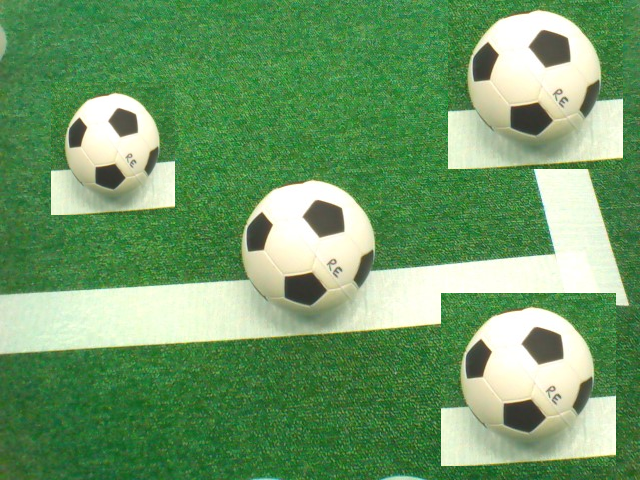
#> input picture multiple_balls.png, 640 x 480 px
$ jupyter execute proposals.ipynb
#> lines starting #> are read from the running program, lines starting #| are printed output that depends on the picture; after the words box and inside, x2 and y2 are one past the last pixel; in counts of white or black regions, pixels touching at a corner belong together
[cell 1]
# import the necessary packages
from collections import deque
from imutils.video import VideoStream
import numpy as np
import argparse
import cv2
import imutils
from skimage.morphology import erosion, dilation, opening, closing
import time
import cv2
import numpy as np
import matplotlib.pyplot as plt
from matplotlib.colors import hsv_to_rgb
from PIL import Image
from IPython.display import Image as IPImage, display
import itertools

[cell 2]
#Parameters
h_threshold = 120  # param
s_threshold = 80    # param
v_threshold = 80   # param
iterat_erode = 1 #param
k_erode = 2 #param
iterat_dilate = 1 #param
k_dilate = 5 #param
ratio_limit = 1.5 #param
white_threshold = 75  #param
white_pixel_ratio_threshold = 0 #param

[cell 3]
#Functions
#Visualize function
def visualize(image, gray = False, hsv_rep = False):
    plt.figure(figsize=(10, 5))

    if hsv_rep and not gray:
        img = cv2.cvtColor(image, cv2.COLOR_HSV2BGR)
        plt.imshow(img)

    elif not hsv_rep and gray:
        plt.imshow(image, cmap='gray')

    else:
        plt.imshow(image)

    plt.show()


#Calculate distances between centers
def calculate_distance(point1, point2):
    return np.sqrt((point1[0] - point2[0])**2 + (point1[1] - point2[1])**2)

#For creating groups of contours
def add_to_group(first, second, groups, sorted_indices, sorted_distances, pair_index):
    if len(groups)==0 or all(first != sublist[0] for sublist in groups): #checks if that contour hasn't appear yet and calculate its own group
        group = [first, second]

        for other_pair in sorted_indices:
            (other_first, other_second) = other_pair
            if (other_first == first and all(other_second != group_members for group_members in group)):
                other_pair_index = sorted_indices.index(other_pair)
                other_distance = sorted_distances[other_pair_index][2]
                if other_distance < ratio_limit*sorted_distances[pair_index][2]:
                    group.append(other_second)

            elif (other_second == first and all(other_first != group_members for group_members in group)):
                other_pair_index = sorted_indices.index(other_pair)
                other_distance = sorted_distances[other_pair_index][2]
                if other_distance < ratio_limit*sorted_distances[pair_index][2]:
                    other_distance < ratio_limit*sorted_distances[pair_index][2]
                    group.append(other_first)
        groups.append(group)


#For eliminating repetitive groups. For example: [1,2] and [2,1]
def are_sublists_equal(sublist1, sublist2):
    return sorted(sublist1) == sorted(sublist2)

[cell 4]
def get_proposals(image_path, visual = False):
#> called with image_path = 'multiple_balls.png', visual = True
    frame = cv2.imread(image_path)
#> frame is the input picture: shape (480, 640, 3); mean B, G, R 103.6, 154.8, 110
    frame = cv2.cvtColor(frame, cv2.COLOR_RGB2BGR)
    hsv = cv2.cvtColor(frame, cv2.COLOR_BGR2HSV)
#> hsv: shape (480, 640, 3); mean H, S, V 67, 106.1, 155.3

    # Create masks for each channel
    h_mask = hsv[:, :, 0] < h_threshold
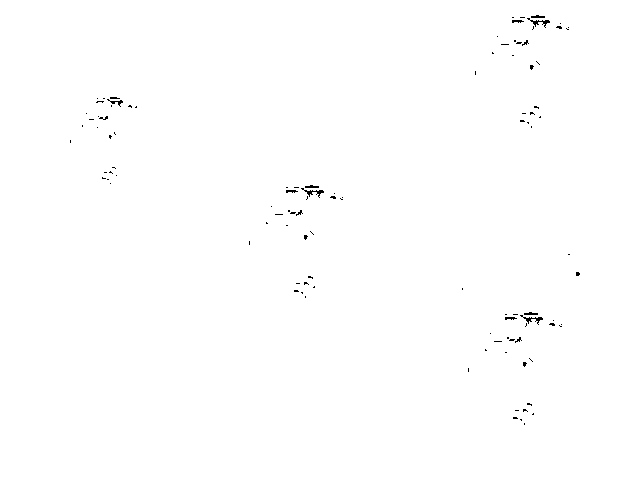
#> h_mask: shape (480, 640) bool; 99.7% white; black in thin lines or dots, all inside (x1, y1, x2, y2) = (70, 15, 580, 425)
    s_mask = hsv[:, :, 1] < s_threshold
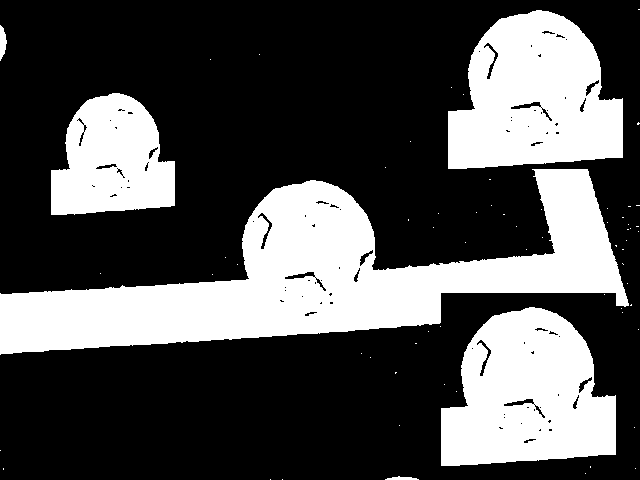
#> s_mask: shape (480, 640) bool; 32.4% white; 67 white regions (61 under 20 px), largest, box (x1, y1, x2, y2) and area: (0, 169, 629, 355) 47487, (448, 10, 623, 169) 20360, (441, 307, 616, 466) 20360, (51, 93, 175, 215) 11119, (0, 25, 7, 61) 168, (385, 476, 419, 480) 86
    v_mask = hsv[:, :, 2] < v_threshold
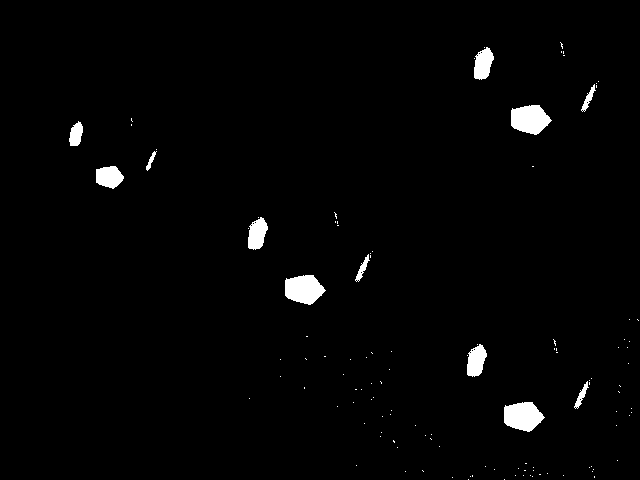
#> v_mask: shape (480, 640) bool; 1.8% white; 119 white regions (107 under 20 px), largest, box (x1, y1, x2, y2) and area: (511, 105, 552, 135) 890, (285, 275, 326, 305) 890, (504, 402, 545, 432) 890

    # Combine masks using logical AND operations
    combined_mask = v_mask & s_mask & h_mask
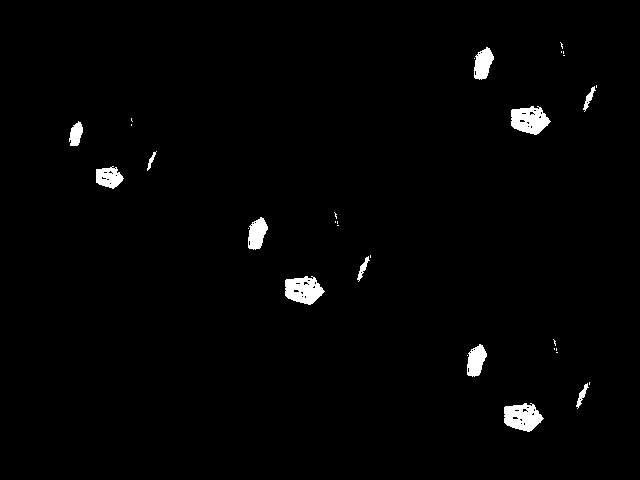
#> combined_mask: shape (480, 640) bool; 1.6% white; 32 white regions (20 under 20 px), largest, box (x1, y1, x2, y2) and area: (511, 106, 551, 135) 793, (285, 276, 325, 305) 793, (504, 403, 544, 432) 793

    # Create the final mask
    mask_inv = np.ones_like(combined_mask, dtype=np.uint8) * 255
    mask_inv[combined_mask] = 0
    mask = cv2.bitwise_not(mask_inv)

    #Erosion and dilation
    kernel_erode = np.ones((k_erode, k_erode), np.uint8)
    kernel_dilate = np.ones((k_dilate, k_dilate), np.uint8)
    mask1 = cv2.erode(mask, kernel_erode, iterat_erode)
    mask2 = cv2.dilate(mask1, kernel_dilate, iterat_dilate)

    # Find contours
    contours, _ = cv2.findContours(mask2, cv2.RETR_EXTERNAL, cv2.CHAIN_APPROX_SIMPLE)

    #FOR VISUALIZATION: For drawing contours
    for c in contours:
        cv2.drawContours(frame, [c], -1, (160, 34, 119), 2)
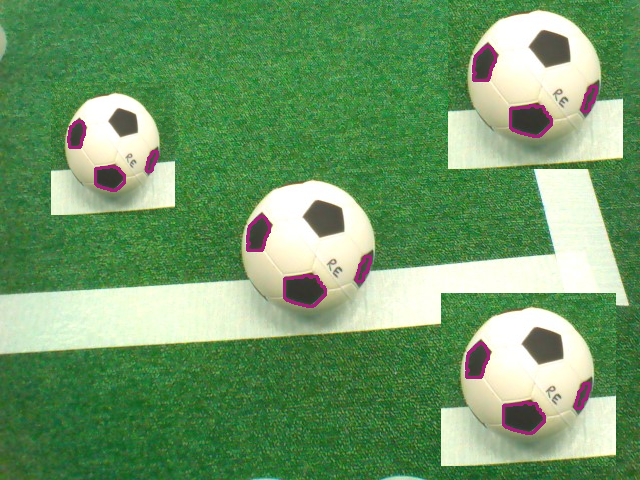
#> frame: shape (480, 640, 3); mean R, G, B 110.5, 153.9, 103.9

    distances = 999* np.ones((len(contours), len(contours)))

    #Center of each contour area
    points = []
    dictionary = {}
    for i in range(len(contours)):
        M1 = cv2.moments(contours[i])
        centroid1 = (int(M1['m10'] / M1['m00']), int(M1['m01'] / M1['m00']))
        points.append(centroid1)
        dictionary[str(centroid1)]= i
#> this loop made 12 passes
#> centroid1 on passes 1 to 12: (522, 417), (582, 395), (476, 360), (303, 290), (363, 268), (257, 233), (109, 177), (151, 160), (76, 134), (529, 120), (589, 98), (483, 63)
#> after the loop, dictionary = 12 items; points = [(522, 417), (582, 395), (476, 360), (303, 290), (363, 268), (257, 233), (109, 177), (151, 160), (76, 134), (529, 120), (589, 98), (483, 63)]

    #Distances between contours
    distances = []
    for pair in itertools.combinations(points, 2):
        distance = calculate_distance(pair[0], pair[1])
        distances.append((pair[0], pair[1], distance))
#> this loop made 66 passes
#> (pair, distance) on passes 1 to 12: (((522, 417), (582, 395)), 63.91), (((522, 417), (476, 360)), 73.25), (((522, 417), (303, 290)), 253.2), (((522, 417), (363, 268)), 217.9), (((522, 417), (257, 233)), 322.6), (((522, 417), (109, 177)), 477.7), (((522, 417), (151, 160)), 451.3), (((522, 417), (76, 134)), 528.2), (((522, 417), (529, 120)), 297.1), (((522, 417), (589, 98)), 326), (((522, 417), (483, 63)), 356.1), (((582, 395), (476, 360)), 111.6)
#> after the loop, distances = 66 items

    #Sorted by distance
    sorted_distances = sorted(distances, key=lambda x: x[2])
#> sorted_distances = 66 items
    sorted_indices = []
    for element in sorted_distances: #((108, 178), (76, 134), 54.405882034941776)
        first = dictionary[str(element[0])]
        second = dictionary[str(element[1])]
        sorted_indices.append((first, second))
#> this loop made 66 passes
#> (element, first, second) on passes 1 to 12: (((109, 177), (151, 160), 45.31), 6, 7), (((109, 177), (76, 134), 54.2), 6, 8), (((522, 417), (582, 395), 63.91), 0, 1), (((303, 290), (363, 268), 63.91), 3, 4), (((529, 120), (589, 98), 63.91), 9, 10), (((522, 417), (476, 360), 73.25), 0, 2), (((303, 290), (257, 233), 73.25), 3, 5), (((529, 120), (483, 63), 73.25), 9, 11), (((151, 160), (76, 134), 79.38), 7, 8), (((582, 395), (476, 360), 111.6), 1, 2), (((363, 268), (257, 233), 111.6), 4, 5), (((589, 98), (483, 63), 111.6), 10, 11)
#> after the loop, sorted_indices = 66 pairs, first value 0 to 10, second value 1 to 11

    #Group of contours
    groups = []
    for pair in sorted_indices:
        pair_index = sorted_indices.index(pair)
        (first, second) = pair
        add_to_group(first, second, groups, sorted_indices, sorted_distances, pair_index)
        add_to_group(second, first, groups, sorted_indices, sorted_distances, pair_index)
#> this loop made 66 passes
#> (first, second) on passes 9 to 20: (7, 8), (1, 2), (4, 5), (10, 11), (5, 7), (2, 4), (5, 6), (2, 3), (3, 7), (5, 8), (0, 4), (4, 9)
#> (first, second) on passes 1 to 6: (6, 7), (6, 8), (0, 1), (3, 4), (9, 10), (0, 2)

    #Eliminate groups that are equal. For example [1,2] and [2,1]
    unique_groups = []
    for sublist in groups:
        if not any(are_sublists_equal(sublist, existing_sublist) for existing_sublist in unique_groups):
            unique_groups.append(sublist)

    #Choosing as first proposals those that pass requirements of having enough white inside
    proposals_int = {}
    for group in unique_groups:
        group_contours = [contours[i] for i in group]
        # Concatenate all contours in the group
        group_contour = np.concatenate(group_contours)

        # Calculate minimum enclosing circle
        (x, y), radius = cv2.minEnclosingCircle(group_contour)
        center = (int(x), int(y))
        radius = int(radius)

        # Create a mask for the area encompassed by the circle
        mask_circle = np.zeros_like(frame, dtype=np.uint8)
        cv2.circle(mask_circle, center, radius, (255, 255, 255), thickness=-1)

        # Convert the mask to binary (0 or 255)
        mask_binary = cv2.cvtColor(mask_circle, cv2.COLOR_BGR2GRAY)

        # Calculate the ratio of white pixels in the circle area
        white_pixel_ratio = np.sum(frame[:, :, 2][mask_binary == 255] > white_threshold) / np.sum(mask_binary == 255)

        # Draw the circle only if the white pixel ratio is above the threshold
        if white_pixel_ratio > white_pixel_ratio_threshold:
            proposals_int[str(group)]=([center, radius])
#> this loop made 11 passes
#> (x, y, radius, center, white_pixel_ratio) on passes 1 to 11: (112, 146.1, 46, (111, 146), 0.834), (126, 167.5, 35, (126, 167), 0.875), (527.5, 373.6, 63, (527, 373), 0.831), (546, 403.5, 47, (546, 403), 0.86), (308.5, 246.6, 63, (308, 246), 0.831), (327, 276.5, 47, (327, 276), 0.86), (534.5, 76.63, 63, (534, 76), 0.831), (553, 106.5, 47, (553, 106), 0.86), (505.5, 387.5, 52, (505, 387), 0.806), (286.5, 260.5, 52, (286, 260), 0.806), (512.5, 90.5, 52, (512, 90), 0.806)
#> pass 1, in get_proposals, `mask_binary = cv2.cvtColor(mask_circle, cv2.COLOR_BGR2GRAY)`:
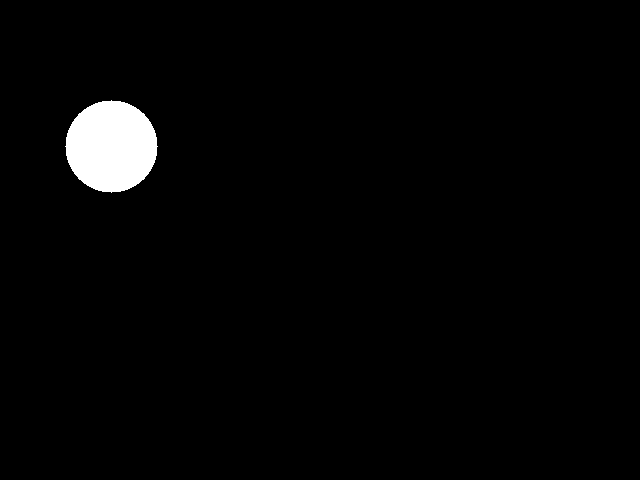
#> mask_binary: shape (480, 640); 2.2% white; 1 white region, box (x1, y1, x2, y2) and area: (65, 100, 158, 193) 6625
#> pass 2, in get_proposals, `mask_binary = cv2.cvtColor(mask_circle, cv2.COLOR_BGR2GRAY)`:
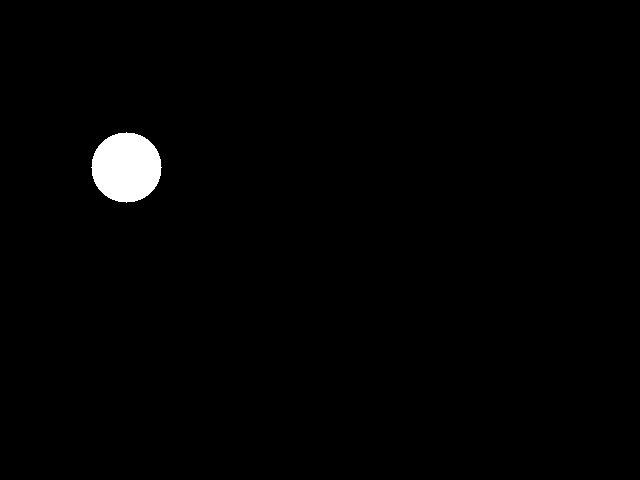
#> mask_binary: shape (480, 640); 1.3% white; 1 white region, box (x1, y1, x2, y2) and area: (91, 132, 162, 203) 3853
#> pass 3, in get_proposals, `mask_binary = cv2.cvtColor(mask_circle, cv2.COLOR_BGR2GRAY)`:
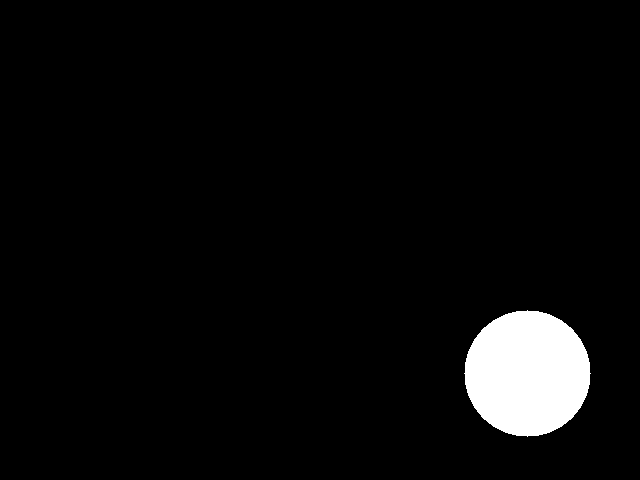
#> mask_binary: shape (480, 640); 4.1% white; 1 white region, box (x1, y1, x2, y2) and area: (464, 310, 591, 437) 12453
#> after the loop:
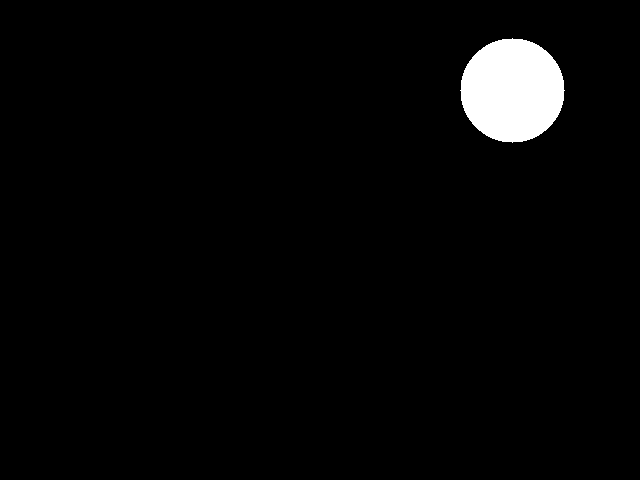
#> mask_circle: shape (480, 640, 3); 2.8% white; 1 white region, box (x1, y1, x2, y2) and area: (460, 38, 565, 143) 8497
#> after the loop, proposals_int = 11 items

    #Avoid overlaping of proposals and select the one with most contours on it.
    proposals = []

    already_seen = {} #which element: where with the biggest len seen for now
    len_group = {} #index of group: len

    for index, group in enumerate(unique_groups):
        for element in group:
            if str(element) in already_seen:
                seen_in_group = already_seen[str(element)]
                if len(group) > len_group[str(seen_in_group)]:
                    already_seen[str(element)] = index #here are the largest ones
                else:
                    len_group[str(index)] = len(group)
            else:
                already_seen[str(element)] = index
                len_group[str(index)] = len(group)
#> after the loop, already_seen = 12 items; len_group = 11 items

    final_groups = [unique_groups[index] for index in set(already_seen.values())]
#> final_groups = [[6, 7, 8], [0, 1, 2], [3, 4, 5], [9, 10, 11]]
    for group in final_groups:
        proposals.append(proposals_int[str(group)])
#> this loop made 4 passes
#> after the loop, proposals = [[(111, 146), 46], [(527, 373), 63], [(308, 246), 63], [(534, 76), 63]]
    for proposal in proposals:
            [center, radius] = proposal
            cv2.circle(frame, center, radius, (0, 255, 255), 2)
            cv2.circle(frame, center, 5, (255, 0, 0), -1)
            x, y = center
#> this loop made 4 passes
#> (radius, x, y) on passes 1 to 4: (46, 111, 146), (63, 527, 373), (63, 308, 246), (63, 534, 76)
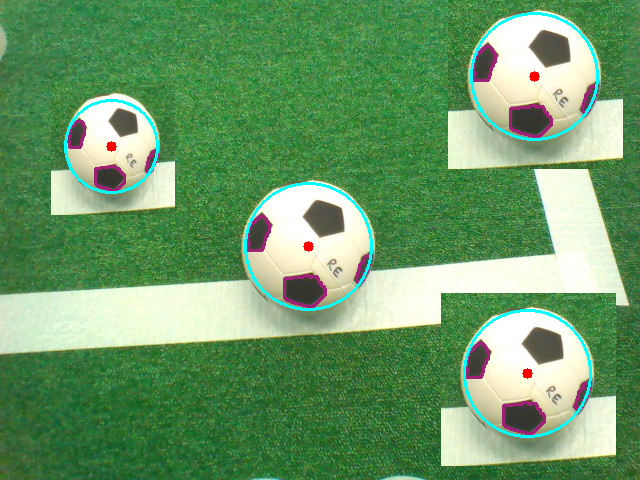
#> frame: shape (480, 640, 3); 1.48% of pixels changed, all inside (x1, y1, x2, y2) = (64, 12, 599, 438)
    if visual:
        visualize(frame)
    return proposals

proposals = get_proposals('multiple_balls.png', visual = True)
print(proposals)
#| [[(111, 146), 46], [(527, 373), 63], [(308, 246), 63], [(534, 76), 63]]
